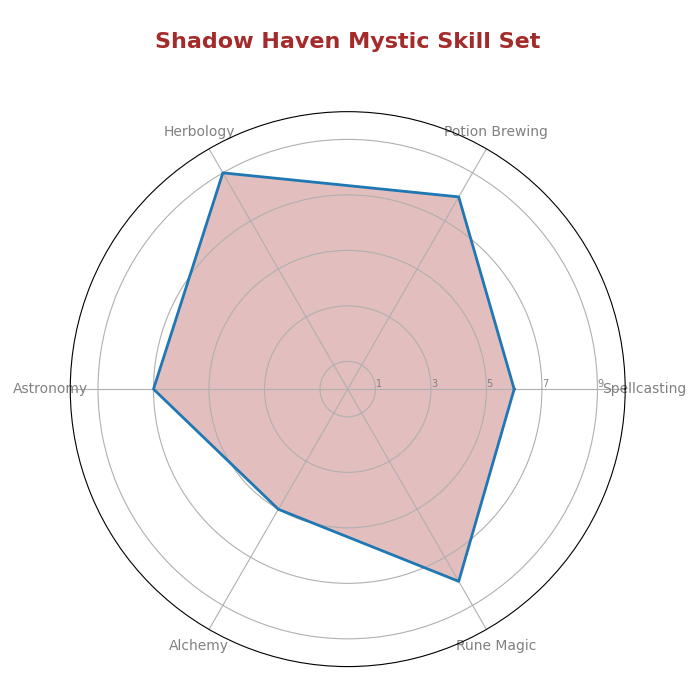

Recreate this plot in Python.
import numpy as np
import matplotlib.pyplot as plt
from math import pi

domains = ['Spellcasting', 'Potion Brewing', 'Herbology', 'Astronomy', 'Alchemy', 'Rune Magic']

arcane_academy = [9, 5, 7, 8, 6, 7]
elderwood_grove = [7, 9, 5, 6, 8, 6]
silver_spire = [8, 7, 6, 9, 7, 5]
shadow_haven = [6, 8, 9, 7, 5, 8]

academies_data = {
    'Arcane Academy': arcane_academy,
    'Elderwood Grove': elderwood_grove,
    'Silver Spire': silver_spire,
    'Shadow Haven': shadow_haven
}

academy_colors = {
    'Arcane Academy': 'blue',
    'Elderwood Grove': 'orange',
    'Silver Spire': 'red',
    'Shadow Haven': 'brown'
}

def create_radar_chart(title, academy_data, labels, color):
    num_vars = len(labels)
    angles = np.linspace(0, 2 * pi, num_vars, endpoint=False).tolist()

    academy_data += academy_data[:1]
    angles += angles[:1]

    fig, ax = plt.subplots(figsize=(7, 7), subplot_kw=dict(polar=True))
    plt.xticks(angles[:-1], labels, color='grey', size=10)
    ax.set_rlabel_position(0)
    plt.yticks([1, 3, 5, 7, 9], ["1", "3", "5", "7", "9"], color="grey", size=7)
    plt.ylim(0, 10)

    ax.plot(angles, academy_data, linewidth=2, linestyle='solid')
    ax.fill(angles, academy_data, color=color, alpha=0.3)
    plt.title(title, size=16, color=color, y=1.1, weight='bold')

for academy_name, skill_levels in academies_data.items():
    create_radar_chart(f'{academy_name} Mystic Skill Set', skill_levels, domains, academy_colors[academy_name])

plt.tight_layout()
plt.show()
